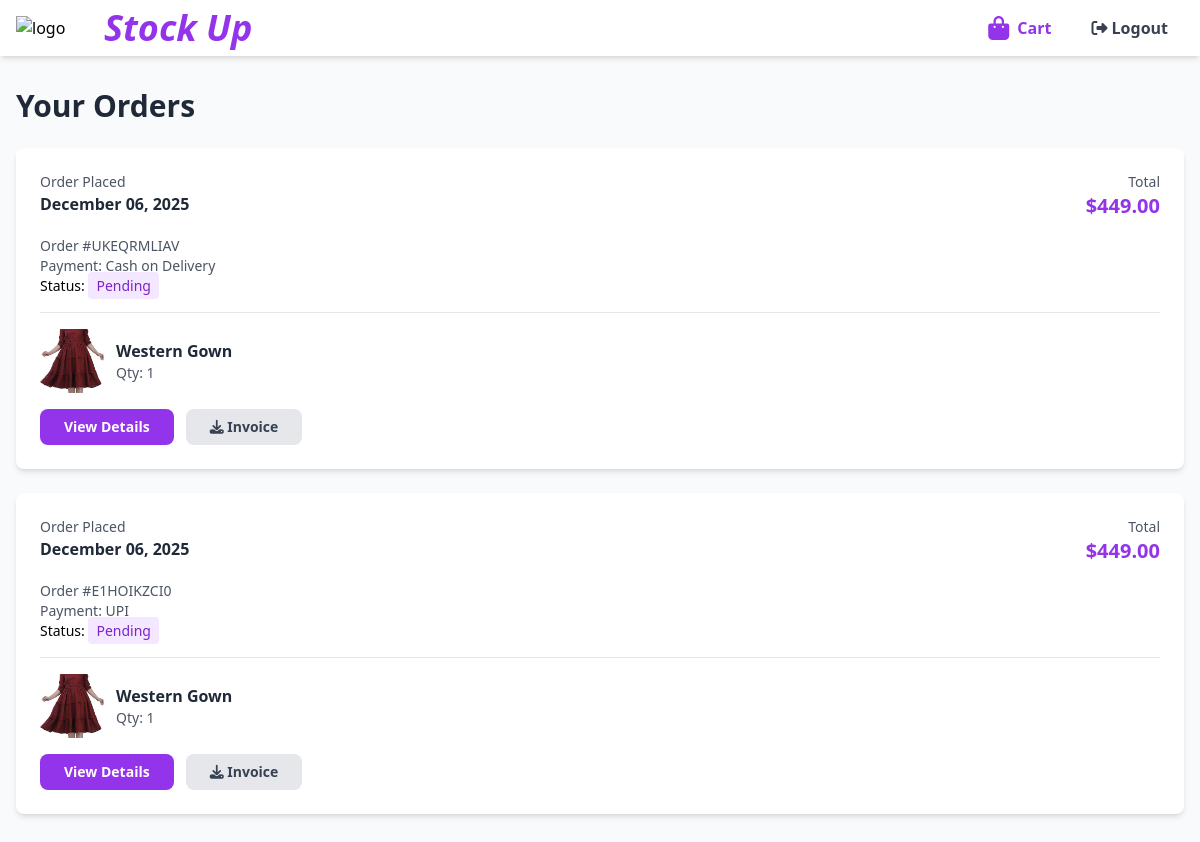
/your-orders/ (signed in), run on the app's committed database.
### ecommerce_app/models.py (models this page shows, shortened)
class Order(models.Model):
    PAYMENT_METHODS = [
        ('UPI', 'UPI'),
        ('Card', 'Credit/Debit Card'),
        ('COD', 'Cash on Delivery'),
        ('Net Banking', 'Net Banking'),
    ]
    ORDER_STATUS = [
        ('Pending', 'Pending'),
        ('Confirmed', 'Confirmed'),
        ('Shipped', 'Shipped'),
        ('Delivered', 'Delivered'),
        ('Cancelled', 'Cancelled'),
    ]
    customer = models.ForeignKey(Customer, on_delete=models.CASCADE)
    order_date = models.DateTimeField(default=timezone.now)
    total_amount = models.DecimalField(max_digits=10, decimal_places=2)
    shipping_address = models.TextField()
    payment_method = models.CharField(max_length=20, choices=PAYMENT_METHODS)
    status = models.CharField(max_length=20, choices=ORDER_STATUS, default='Pending')
    order_number = models.CharField(max_length=50, unique=True)

class OrderItem(models.Model):
    order = models.ForeignKey(Order, on_delete=models.CASCADE, related_name='items')
    product = models.ForeignKey(Product, on_delete=models.CASCADE)
    quantity = models.PositiveIntegerField()
    price = models.DecimalField(max_digits=10, decimal_places=2)

class Product(models.Model):
    name = models.CharField(max_length=200)
    description = models.CharField(max_length=500, blank=True)
    image = models.ImageField(upload_to='products/', blank=True, null=True)
    price = models.DecimalField(max_digits=10, decimal_places=2)
    is_active = models.BooleanField(default=True)

### ecommerce_app/views.py (the view)
# urls.py: path('your-orders/', views.your_orders, name="your_orders"),
def your_orders(request):
    if not is_logged_in(request):
        return redirect('user_login')
    user_id = request.session.get('user_id')
    user = Customer.objects.get(id=user_id)
    orders = Order.objects.filter(customer=user).order_by('-order_date')
    context = {
        'orders': orders,
        'user': user,
    }
    return render(request, 'your_orders.html', context)

### ecommerce_app/views.py (called while the page is built)
def is_logged_in(request):
    return 'user_id' in request.session

### templates/your_orders.html (shortened to what this page needs)
<!DOCTYPE html>
<html lang="en">
<head>
    <script src="https://cdn.tailwindcss.com"></script>
    <link rel="stylesheet" href="https://cdnjs.cloudflare.com/ajax/libs/font-awesome/6.5.0/css/all.min.css">
</head>
<body class="bg-gray-50">
    <nav class="w-full bg-white shadow-md sticky top-0 z-50">
        <div class="flex justify-between items-center py-2 max-w-screen-xl mx-auto px-4">
            <div class="flex items-center gap-2">
                <a href="/">
                    <img src="https://img.freepik.com/free-vector/seasonal-sale-discounts-presents-purchase-visiting-boutiques-luxury-shopping-price-reduction-promotional-coupons-special-holiday-offers-vector-isolated-concept-metaphor-illustration_335657-2766.jpg?semt=ais_hybrid&w=740&q=80"
                         alt="logo" class="w-[80px] h-auto">
                </a>
                <a href="/">
                    <h1 class="text-4xl font-extrabold italic text-purple-600">Stock Up</h1>
                </a>
            </div>
            <div class="flex items-center gap-6">
                <a href="/cart/" class="relative flex items-center gap-2 font-semibold text-purple-600 hover:text-purple-700">
                    <i class="fa-solid fa-bag-shopping text-2xl"></i>
                    Cart
                </a>
                <a href="/user_logout/" class="px-4 py-2 text-gray-700 hover:text-gray-900 font-semibold">
                    <i class="fa-solid fa-sign-out-alt"></i> Logout
                </a>
            </div>
        </div>
    </nav>
    <main class="max-w-screen-xl mx-auto px-4 py-8">
        <h2 class="text-3xl font-bold text-gray-800 mb-6">Your Orders</h2>
        {% if orders %}
            <div class="space-y-6">
                {% for order in orders %}
                    <div class="bg-white rounded-lg shadow-md p-6">
                        <div class="flex justify-between items-start mb-4">
                            <div>
                                <p class="text-sm text-gray-600">Order Placed</p>
                                <p class="font-semibold text-gray-800">{{ order.order_date|date:"F d, Y" }}</p>
                            </div>
                            <div class="text-right">
                                <p class="text-sm text-gray-600">Total</p>
                                <p class="text-xl font-bold text-purple-600">${{ order.total_amount }}</p>
                            </div>
                        </div>
                        <div class="mb-4">
                            <p class="text-sm text-gray-600">Order #{{ order.order_number }}</p>
                            <p class="text-sm text-gray-600">Payment: {{ order.get_payment_method_display }}</p>
                            <p class="text-sm">
                                Status:
                                <span class="px-2 py-1 bg-purple-100 text-purple-700 rounded">{{ order.get_status_display }}</span>
                            </p>
                        </div>
                        <div class="border-t pt-4">
                            <div class="grid grid-cols-1 md:grid-cols-2 gap-4 mb-4">
                                {% for item in order.items.all|slice:":2" %}
                                    <div class="flex items-center gap-3">
                                        {% if item.product.image %}
                                            <img src="{{ item.product.image.url }}" alt="{{ item.product.name }}" class="w-16 h-16 object-cover rounded">
                                        {% else %}
                                            <div class="w-16 h-16 bg-purple-100 rounded flex items-center justify-center">
                                                <i class="fa-solid fa-image text-xl text-purple-300"></i>
                                            </div>
                                        {% endif %}
                                        <div>
                                            <p class="font-semibold text-gray-800">{{ item.product.name }}</p>
                                            <p class="text-sm text-gray-600">Qty: {{ item.quantity }}</p>
                                        </div>
                                    </div>
                                {% endfor %}
                            </div>
                        </div>
                        <div class="flex gap-3 mt-4">
                            <a href="/order-details/{{ order.id }}/" class="bg-purple-600 text-white px-6 py-2 rounded-lg hover:bg-purple-700 transition duration-300 font-semibold text-sm">
                                View Details
                            </a>
                            <a href="/download-invoice/{{ order.id }}/" class="bg-gray-200 text-gray-700 px-6 py-2 rounded-lg hover:bg-gray-300 transition duration-300 font-semibold text-sm">
                                <i class="fa-solid fa-download"></i> Invoice
                            </a>
                        </div>
                    </div>
                {% endfor %}
            </div>
        {% endif %}
    </main>
</body>
</html>

### data on the page
Order: order_date "December 06, 2025", total_amount "449.00", order_number "UKEQRMLIAV", payment_method "Cash on Delivery", status "Pending"
OrderItem: product.image (picture), product.name "Western Gown", quantity "1"
Order: order_date "December 06, 2025", total_amount "449.00", order_number "E1HOIKZCI0", payment_method "UPI", status "Pending"
OrderItem: product.image (picture), product.name "Western Gown", quantity "1"
